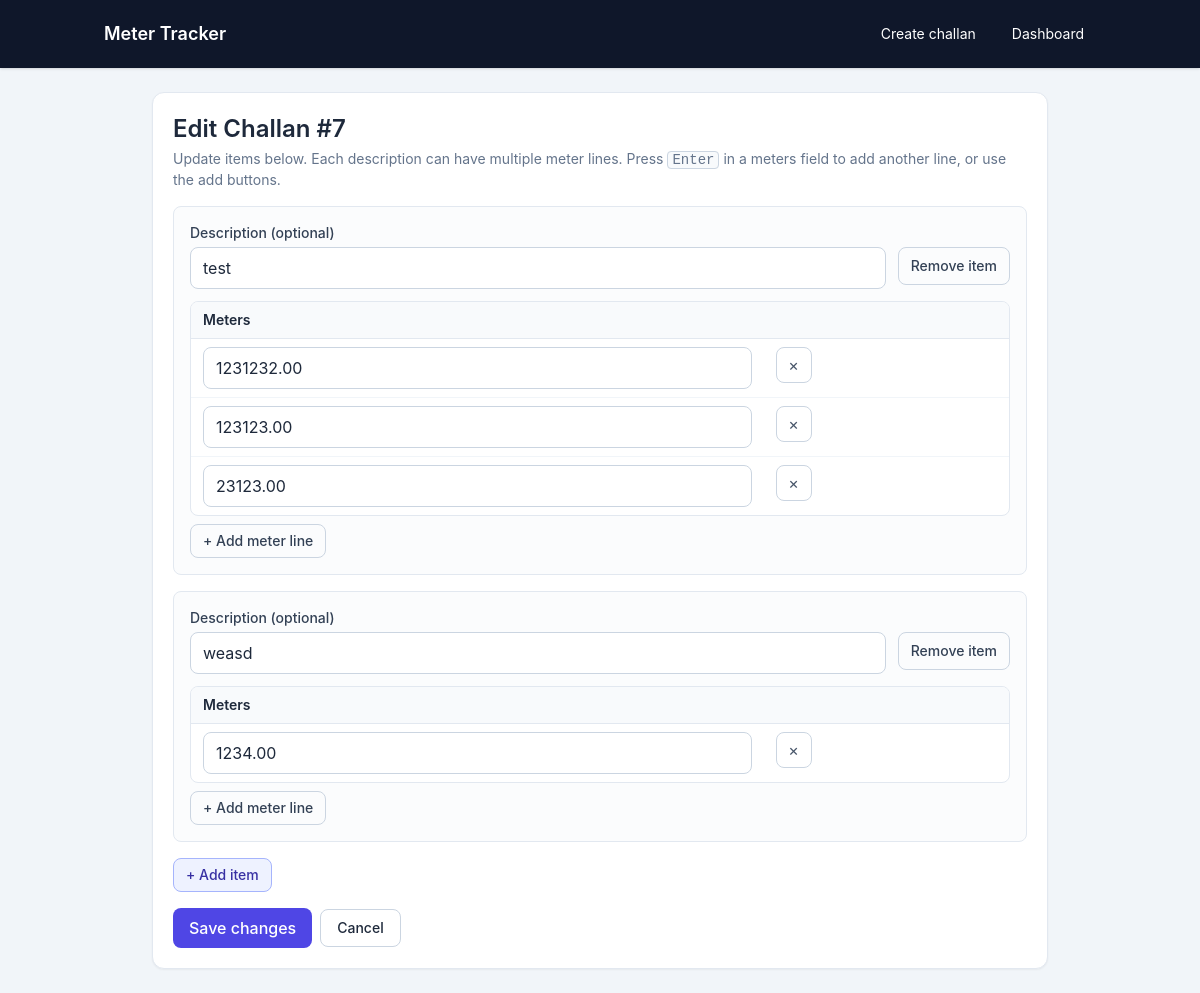
Screenshot of /challans/7/edit/ with the database file from the repository.
### entries/models.py (models this page shows, shortened)
class Challan(models.Model):
    created_at = models.DateTimeField(default=timezone.now, db_index=True)
    class Meta:
        ordering = ["-created_at"]

class ChallanItem(models.Model):
    challan = models.ForeignKey(
        Challan,
        on_delete=models.CASCADE,
        related_name="items",
    )
    description = models.TextField(blank=True)
    sort_order = models.PositiveIntegerField(default=0)
    class Meta:
        ordering = ["sort_order", "id"]

class ChallanLine(models.Model):
    item = models.ForeignKey(
        ChallanItem,
        on_delete=models.CASCADE,
        related_name="lines",
    )
    meters = models.DecimalField(max_digits=10, decimal_places=2)
    sort_order = models.PositiveIntegerField(default=0)
    class Meta:
        ordering = ["sort_order", "id"]

### entries/views.py (the view)
# urls.py: path("challans/<int:pk>/edit/", edit_challan_view, name="edit_challan"),
def edit_challan_view(request, pk):
    challan = get_object_or_404(
        Challan.objects.prefetch_related("items__lines"),
        pk=pk,
    )
    if request.method == "POST":
        form = ChallanComposeForm(data=request.POST)
        if form.is_valid():
            with transaction.atomic():
                form.save(challan=challan)
            messages.success(request, "Challan updated successfully.")
            return redirect("entries:challan_detail", pk=challan.pk)
    else:
        form = ChallanComposeForm(initial=challan_initial_from_instance(challan))
    context = {
        "form": form,
        "challan": challan,
    }
    return render(request, "entries/edit_challan.html", context)

### entries/forms.py (called while the page is built)
def challan_initial_from_instance(challan):
    items = []
    for item in challan.items.prefetch_related("lines").all():
        lines = [{"meters": line.meters, "error": None} for line in item.lines.all()]
        if not lines:
            lines = [{"meters": "", "error": None}]
        items.append({"description": item.description, "lines": lines})
    return items or default_challan_initial()

    @property
    def bound_items(self):
        return self.bound

### entries/templates/entries/edit_challan.html (shortened to what this page needs)
{% extends "entries/base.html" %}
{% block content %}
<section class="mx-auto max-w-4xl rounded-xl bg-white p-5 shadow-sm border border-slate-200">
  <h1 class="text-2xl font-semibold mb-1">Edit Challan #{{ challan.pk }}</h1>
  <p class="text-sm text-slate-500 mb-4">
    Update items below. Each description can have multiple meter lines. Press
    <kbd class="rounded border border-slate-300 bg-slate-50 px-1">Enter</kbd>
    in a meters field to add another line, or use the add buttons.
  </p>
  <form method="post" class="challan-lines-form space-y-4">
    {% include "entries/_challan_item_form.html" %}
    <div class="flex flex-wrap items-center gap-2">
      <button
        type="submit"
        class="inline-flex rounded-lg bg-indigo-600 px-4 py-2 font-medium text-white hover:bg-indigo-700 transition">
        Save changes
      </button>
      <a
        href="{% url 'entries:challan_detail' challan.pk %}"
        class="inline-flex rounded-lg border border-slate-300 px-4 py-2 text-sm font-medium hover:bg-slate-100 transition">
        Cancel
      </a>
    </div>
  </form>
</section>
{% endblock %}

### entries/templates/entries/_challan_item_form.html (shortened to what this page needs)
<div id="item-blocks" class="space-y-4">
  {% for item in form.bound_items %}
    {% with item_index=forloop.counter0 %}
      <div
        class="rounded-lg border border-slate-200 bg-slate-50/60 p-4"
        data-item-block>
        <div class="flex flex-wrap items-start gap-3 mb-3">
          <div class="flex-1 min-w-[12rem]">
            <label class="block text-sm font-medium text-slate-700 mb-1">
              Description (optional)
            </label>
            <input
              type="text"
              name="items-{{ item_index }}-description"
              value="{{ item.description }}"
              placeholder="Optional description"
              class="line-input w-full rounded-lg border border-slate-300 px-3 py-2 focus:border-indigo-500 focus:outline-none focus:ring-2 focus:ring-indigo-200"
              data-item-input="description" />
          </div>
          <button
            type="button"
            class="item-remove-btn mt-6 inline-flex rounded-lg border border-slate-300 px-3 py-2 text-sm font-medium text-slate-700 hover:bg-red-50 hover:border-red-300 hover:text-red-700 transition"
            title="Remove item">
            Remove item
          </button>
        </div>
        <div class="overflow-x-auto rounded-lg border border-slate-200 bg-white">
          <table class="min-w-full divide-y divide-slate-200">
            <thead class="bg-slate-50">
              <tr>
                <th class="px-3 py-2 text-left text-sm font-semibold w-[140px]">Meters</th>
                <th class="px-3 py-2 text-left text-sm font-semibold w-14"></th>
              </tr>
            </thead>
            <tbody class="divide-y divide-slate-100" data-line-rows>
              {% for line in item.lines %}
                {% with line_index=forloop.counter0 %}
                  <tr data-line-row>
                    <td class="px-3 py-2 align-top">
                      <input
                        type="number"
                        name="items-{{ item_index }}-lines-{{ line_index }}-meters"
                        value="{{ line.meters }}"
                        min="0.01"
                        step="any"
                        placeholder="Meters"
                        class="line-input w-full rounded-lg border border-slate-300 px-3 py-2 focus:border-indigo-500 focus:outline-none focus:ring-2 focus:ring-indigo-200"
                        data-line-input="meters" />
                    </td>
                    <td class="px-3 py-2 align-top">
                      <button
                        type="button"
                        class="line-remove-btn inline-flex h-9 w-9 items-center justify-center rounded-lg border border-slate-300 text-slate-600 hover:bg-red-50 hover:border-red-300 hover:text-red-700 transition"
                        title="Remove meter line"
                        aria-label="Remove meter line">
                        ×
                      </button>
                    </td>
                  </tr>
                {% endwith %}
              {% endfor %}
            </tbody>
          </table>
        </div>
        <button
          type="button"
          class="item-add-line-btn mt-2 inline-flex rounded-lg border border-slate-300 px-3 py-1.5 text-sm font-medium text-slate-700 hover:bg-slate-50 transition">
          + Add meter line
        </button>
      </div>
    {% endwith %}
  {% endfor %}
</div>
<button
  type="button"
  id="item-add-btn"
  class="mt-3 inline-flex rounded-lg border border-indigo-300 bg-indigo-50 px-3 py-1.5 text-sm font-medium text-indigo-800 hover:bg-indigo-100 transition">
  + Add item
</button>

### entries/static/entries/styles.css (style rules this page uses)
body { font-family: Inter, "Segoe UI", Tahoma, Geneva, Verdana, sans-serif; }
table th { white-space: nowrap; }

### rows the page displays
Challan: pk "7"
ChallanItem: description "test"
ChallanLine: meters "1231232.00"
ChallanLine: meters "123123.00"
ChallanLine: meters "23123.00"
ChallanItem: description "weasd"
ChallanLine: meters "1234.00"
